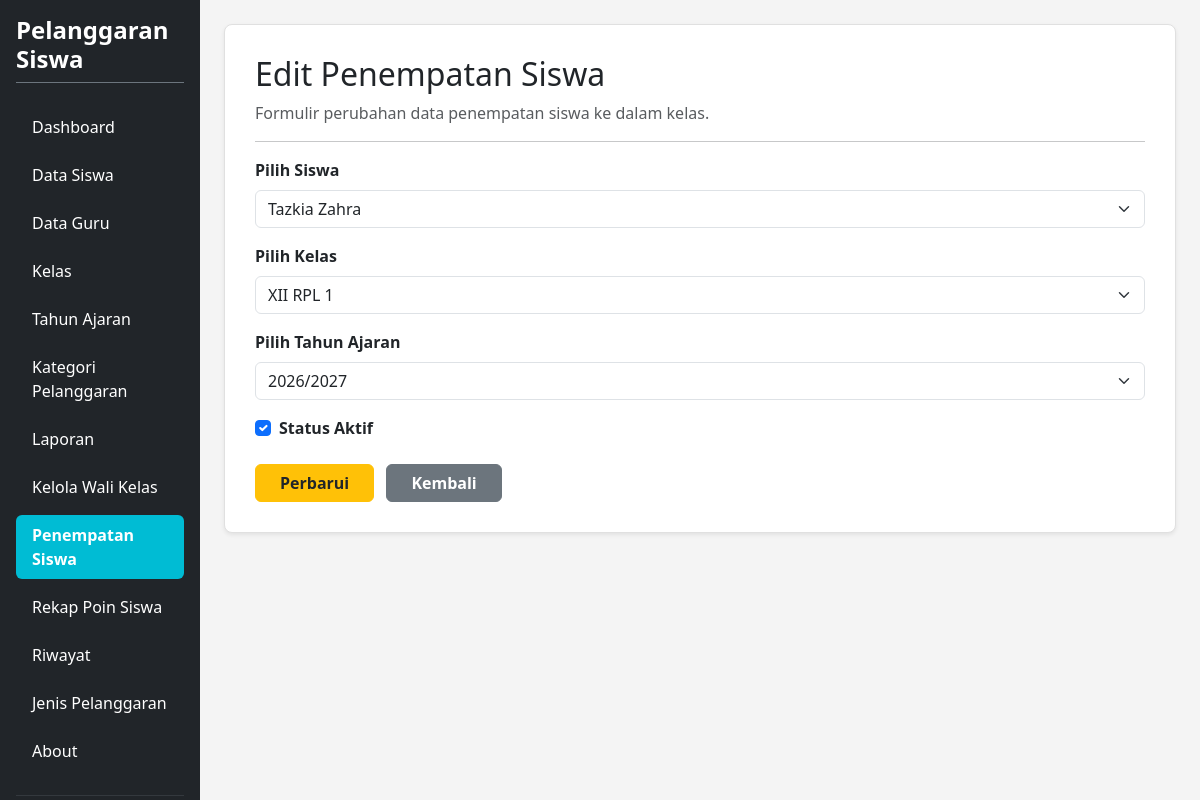
Page /edit_penempatan_siswa.php?id=238 (signed in) on the committed database.
### tables this page shows
CREATE TABLE `t_kelas_siswa` (
  `id` int(11) NOT NULL,
  `siswa_id` int(11) NOT NULL,
  `tahun_ajaran_id` int(11) NOT NULL,
  `kelas_id` int(11) NOT NULL,
  `tanggal_mulai` date NOT NULL,
  `tanggal_selesai` date NOT NULL,
  `status_aktif` tinyint(1) NOT NULL,
  `created_at` timestamp NOT NULL DEFAULT current_timestamp(),
  `updated_at` timestamp NOT NULL DEFAULT current_timestamp()
);

CREATE TABLE `t_siswa` (
  `id` int(11) NOT NULL,
  `nis` varchar(30) NOT NULL,
  `nama` varchar(150) NOT NULL,
  `kelas_id` int(11) DEFAULT NULL,
  `jenis_kelamin` char(1) NOT NULL,
  `tanggal_lahir` date NOT NULL,
  `alamat` text NOT NULL,
  `status_aktif` tinyint(1) NOT NULL,
  `created_at` timestamp NOT NULL DEFAULT current_timestamp(),
  `updated_at` timestamp NOT NULL DEFAULT current_timestamp()
);

CREATE TABLE `t_kelas` (
  `id` int(11) NOT NULL,
  `nama` varchar(100) NOT NULL,
  `tingkat` varchar(20) NOT NULL,
  `jurusan` varchar(100) NOT NULL,
  `status_aktif` tinyint(1) NOT NULL,
  `created_at` timestamp NULL DEFAULT current_timestamp(),
  `updated_at` timestamp NULL DEFAULT current_timestamp()
);

CREATE TABLE `t_tahun_ajaran` (
  `id` int(11) NOT NULL,
  `nama` varchar(20) NOT NULL,
  `tanggal_mulai` date NOT NULL,
  `tanggal_selesai` date NOT NULL,
  `status_aktif` tinyint(1) NOT NULL,
  `created_at` timestamp NULL DEFAULT current_timestamp(),
  `updated_at` timestamp NULL DEFAULT current_timestamp()
);

### edit_penempatan_siswa.php (the view, shortened to what this page needs)
<?php
require_once 'config.php';
$db_pdo = $pdo ?? ($conn instanceof PDO ? $conn : null);
$id = $_GET['id'] ?? null;
$penempatan = null;
if ($db_pdo) {
    try {
        $stmt = $db_pdo->prepare("SELECT * FROM t_kelas_siswa WHERE id = ?");
        $stmt->execute([$id]);
        $penempatan = $stmt->fetch(PDO::FETCH_ASSOC);
    } catch (Exception $e) {
    }
}
$siswa_list = [];
$kelas_list = [];
$tahun_list = [];
if ($db_pdo) {
    try {
        $siswa_list = $db_pdo->query("SELECT id, nama FROM t_siswa WHERE status_aktif = 1 ORDER BY nama ASC")->fetchAll(PDO::FETCH_ASSOC);
        $kelas_list = $db_pdo->query("SELECT id, nama FROM t_kelas WHERE status_aktif = 1 ORDER BY nama ASC")->fetchAll(PDO::FETCH_ASSOC);
        $tahun_list = $db_pdo->query("SELECT id, nama FROM t_tahun_ajaran ORDER BY id DESC")->fetchAll(PDO::FETCH_ASSOC);
    } catch (Exception $e) {
    }
}
?>
<!DOCTYPE html>
<html lang="id">
<head>
    <link href="https://cdn.jsdelivr.net/npm/bootstrap@5.3.8/dist/css/bootstrap.min.css" rel="stylesheet">
</head>
<body>
<div class="container-fluid d-flex p-0" style="min-height: 100vh;">
    <div class="row flex-grow-1 g-0 w-100">
        <?php include "layout/sidebar.php"; ?>
        <main class="col-md-9 col-lg-10 p-4">
            <div class="content-card shadow-sm">
                <div class="mb-3">
                    <h2>Edit Penempatan Siswa</h2>
                    <p class="text-muted mb-0">Formulir perubahan data penempatan siswa ke dalam kelas.</p>
                </div>
                <hr>
                <form action="" method="POST">
                    <div class="mb-3">
                        <label for="siswa_id" class="form-label fw-bold">Pilih Siswa</label>
                        <select class="form-select" id="siswa_id" name="siswa_id" required>
                            <?php foreach ($siswa_list as $s): ?>
                                <option value="<?= $s['id'] ?>" <?= (($penempatan['siswa_id'] ?? '') == $s['id']) ? 'selected' : '' ?>>
                                    <?= htmlspecialchars($s['nama']) ?>
                                </option>
                            <?php endforeach; ?>
                        </select>
                    </div>
                    <div class="mb-3">
                        <label for="kelas_id" class="form-label fw-bold">Pilih Kelas</label>
                        <select class="form-select" id="kelas_id" name="kelas_id" required>
                            <?php foreach ($kelas_list as $k): ?>
                                <option value="<?= $k['id'] ?>" <?= (($penempatan['kelas_id'] ?? '') == $k['id']) ? 'selected' : '' ?>>
                                    <?= htmlspecialchars($k['nama']) ?>
                                </option>
                            <?php endforeach; ?>
                        </select>
                    </div>
                    <div class="mb-3">
                        <label for="tahun_ajaran_id" class="form-label fw-bold">Pilih Tahun Ajaran</label>
                        <select class="form-select" id="tahun_ajaran_id" name="tahun_ajaran_id" required>
                            <?php foreach ($tahun_list as $ta): ?>
                                <option value="<?= $ta['id'] ?>" <?= (($penempatan['tahun_ajaran_id'] ?? '') == $ta['id']) ? 'selected' : '' ?>>
                                    <?= htmlspecialchars($ta['nama']) ?>
                                </option>
                            <?php endforeach; ?>
                        </select>
                    </div>
                    <div class="mb-3 form-check">
                        <input type="checkbox" class="form-check-input" id="status_aktif" name="status_aktif" value="1" <?= (($penempatan['status_aktif'] ?? 0) == 1) ? 'checked' : '' ?>>
                        <label class="form-check-label fw-bold" for="status_aktif">Status Aktif</label>
                    </div>
                    <div class="mt-4">
                        <button type="submit" name="submit" class="btn btn-warning fw-semibold px-4 text-dark">Perbarui</button>
                        <a href="penempatan_siswa.php" class="btn btn-secondary fw-semibold px-4 ms-2">Kembali</a>
                    </div>
                </form>
            </div>
        </main>
    </div>
</div>
</body>
</html>

### edit_penempatan_siswa.php (style rules this page uses)
body { background-color: #f4f4f4; overflow-x: hidden; margin: 0; }
.content-card { background-color: #ffffff; border: 1px solid #e0e0e0; border-radius: 8px; padding: 30px; box-shadow: 0 2px 5px rgba(0,0,0,0.05); }

### rows in the picture
t_kelas_siswa: siswa_id "Tazkia Zahra", kelas_id "XII RPL 1", tahun_ajaran_id "2026/2027", status_aktif "☑"
